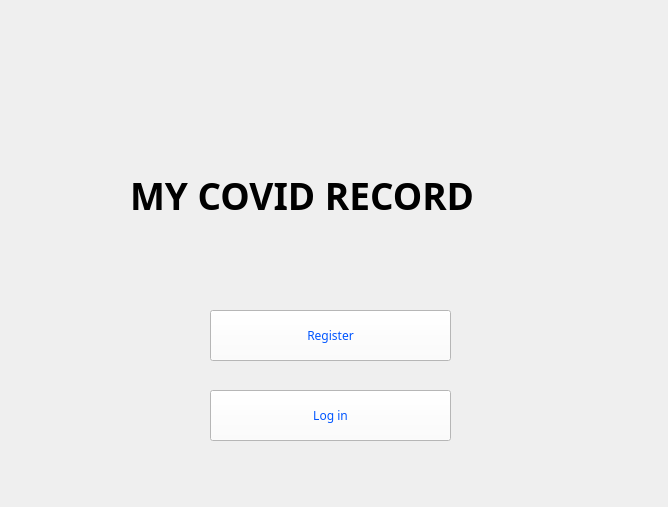
<?xml version="1.0" encoding="UTF-8"?>
<ui version="4.0">
 <class>MainWindow</class>
 <widget class="QMainWindow" name="MainWindow">
  <property name="geometry">
   <rect>
    <x>0</x>
    <y>0</y>
    <width>668</width>
    <height>507</height>
   </rect>
  </property>
  <property name="windowTitle">
   <string>Homepage</string>
  </property>
  <widget class="QWidget" name="centralwidget">
   <widget class="QLabel" name="label_image1">
    <property name="geometry">
     <rect>
      <x>200</x>
      <y>20</y>
      <width>171</width>
      <height>61</height>
     </rect>
    </property>
    <property name="text">
     <string/>
    </property>
   </widget>
   <widget class="QPushButton" name="pushButton_Login">
    <property name="geometry">
     <rect>
      <x>210</x>
      <y>390</y>
      <width>241</width>
      <height>51</height>
     </rect>
    </property>
    <property name="font">
     <font>
      <family>Arial Black</family>
      <pointsize>9</pointsize>
      <italic>false</italic>
      <bold>false</bold>
     </font>
    </property>
    <property name="styleSheet">
     <string notr="true">background-color: rgb(255, 255, 255);
font: 87 9pt &quot;Arial Black&quot;;
color: rgb(0, 85, 255);</string>
    </property>
    <property name="text">
     <string>Log in</string>
    </property>
   </widget>
   <widget class="QPushButton" name="pushButton_SignUp">
    <property name="geometry">
     <rect>
      <x>210</x>
      <y>310</y>
      <width>241</width>
      <height>51</height>
     </rect>
    </property>
    <property name="font">
     <font>
      <family>Arial Black</family>
      <pointsize>9</pointsize>
      <italic>false</italic>
      <bold>false</bold>
     </font>
    </property>
    <property name="styleSheet">
     <string notr="true">background-color: rgb(255, 255, 255);
font: 87 9pt &quot;Arial Black&quot;;
color: rgb(0, 85, 255);
</string>
    </property>
    <property name="text">
     <string>Register</string>
    </property>
   </widget>
   <widget class="QLabel" name="label">
    <property name="geometry">
     <rect>
      <x>130</x>
      <y>160</y>
      <width>471</width>
      <height>71</height>
     </rect>
    </property>
    <property name="font">
     <font>
      <family>Arial Black</family>
      <pointsize>28</pointsize>
      <italic>false</italic>
      <bold>true</bold>
     </font>
    </property>
    <property name="styleSheet">
     <string notr="true">
</string>
    </property>
    <property name="text">
     <string>MY COVID RECORD</string>
    </property>
   </widget>
   <widget class="QWidget" name="logo" native="true">
    <property name="geometry">
     <rect>
      <x>-20</x>
      <y>0</y>
      <width>691</width>
      <height>121</height>
     </rect>
    </property>
    <property name="styleSheet">
     <string notr="true">#logo {

border-image:url(:/images/logo.png)
}</string>
    </property>
   </widget>
  </widget>
  <action name="actionAdmin_Login">
   <property name="text">
    <string>Admin Login</string>
   </property>
  </action>
 </widget>
 <resources/>
 <connections/>
</ui>
